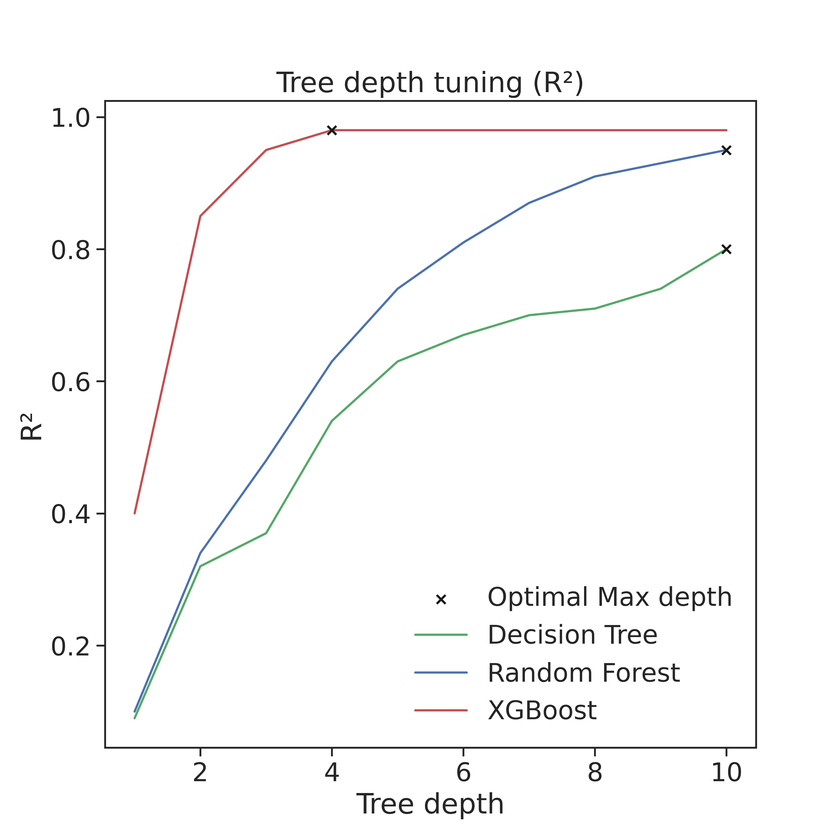
#> input picture results/depthTreeTuning_R2.png, 840 x 840 px, shrunk from 3200 x 3200 before the run
$ python merge-results2x1.py
#> lines starting #> are read from the running program, lines starting #| are printed output that depends on the picture
from __future__ import annotations

from PIL import Image

img_1 = Image.open("depthTreeTuning_R2.png")
#> img_1 is the input picture: PIL image 840x840 RGBA; mean R, G, B, A 249.5, 249.5, 249.5, 255
img_2 = Image.open("depthTreeTuning_RMSE.png")
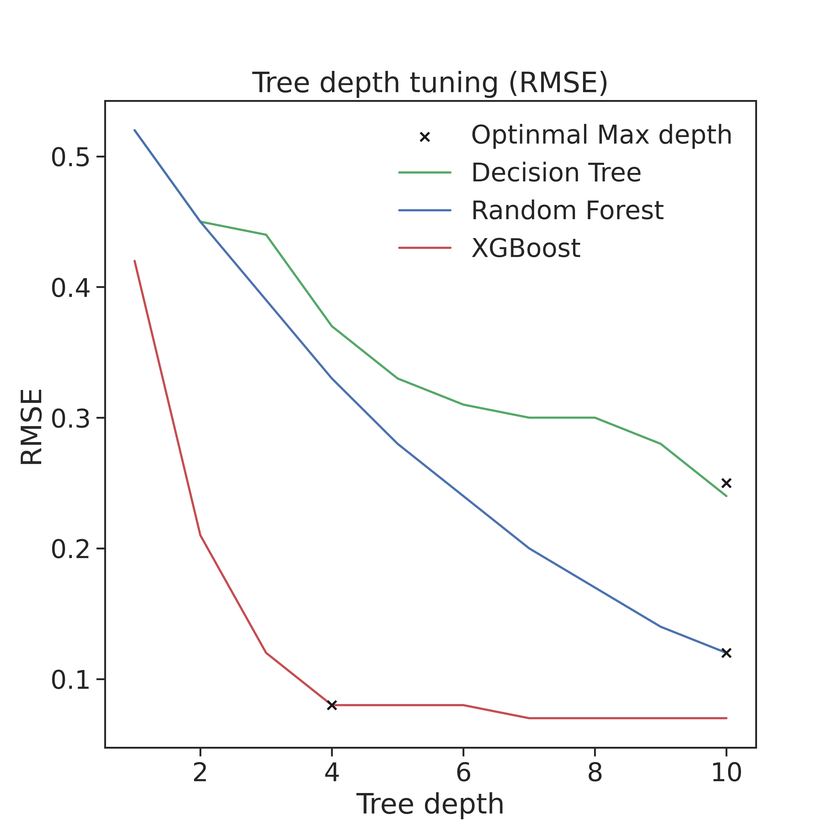
#> input picture results/depthTreeTuning_RMSE.png, 840 x 840 px, shrunk from 3200 x 3200 before the run
#> img_2 is the input picture: PIL image 840x840 RGBA; mean R, G, B, A 249.4, 249.3, 249.4, 255


img_01_size = img_1.size
#> img_01_size = (840, 840)
img_02_size = img_2.size
#> img_02_size = (840, 840)


new_image = Image.new(
    "RGB",
    (2 * img_01_size[0], 1 * img_01_size[1]),
    (250, 250, 250),
)
#> new_image: PIL image 1680x840 RGB; every value is 250

new_image.paste(img_1, (0, 0))
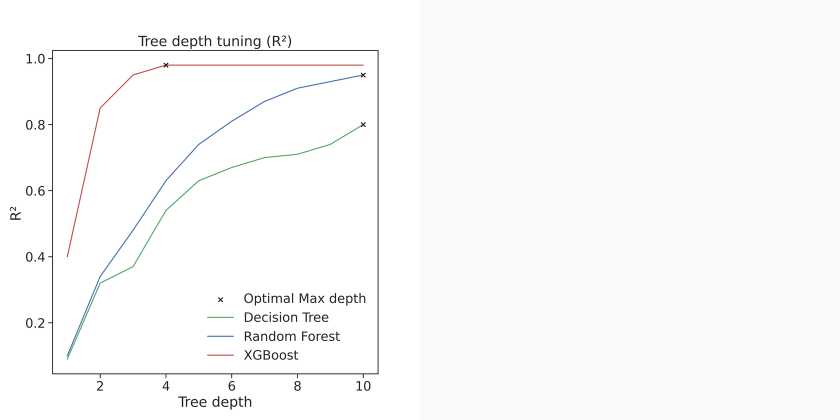
#> new_image: PIL image 1680x840 RGB (shown at 1/2 size); mean R, G, B 249.8, 249.8, 249.8
new_image.paste(img_2, (img_01_size[0], 0))
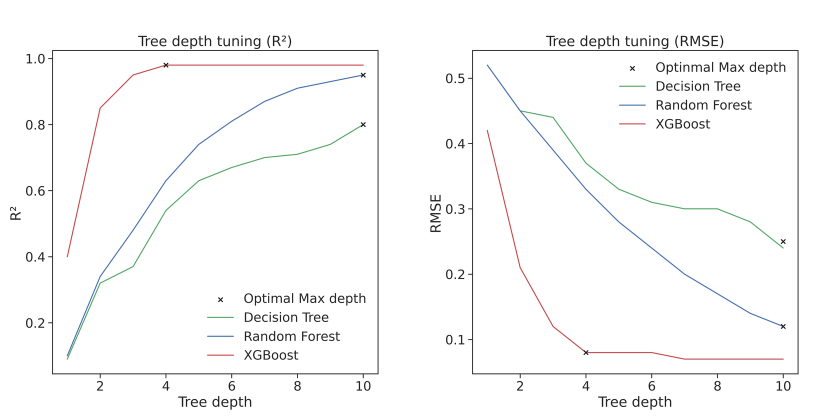
#> new_image: PIL image 1680x840 RGB (shown at 1/2 size); mean R, G, B 249.5, 249.4, 249.5

new_image.save("merged-results2x1.png", "PNG")
new_image.show()
